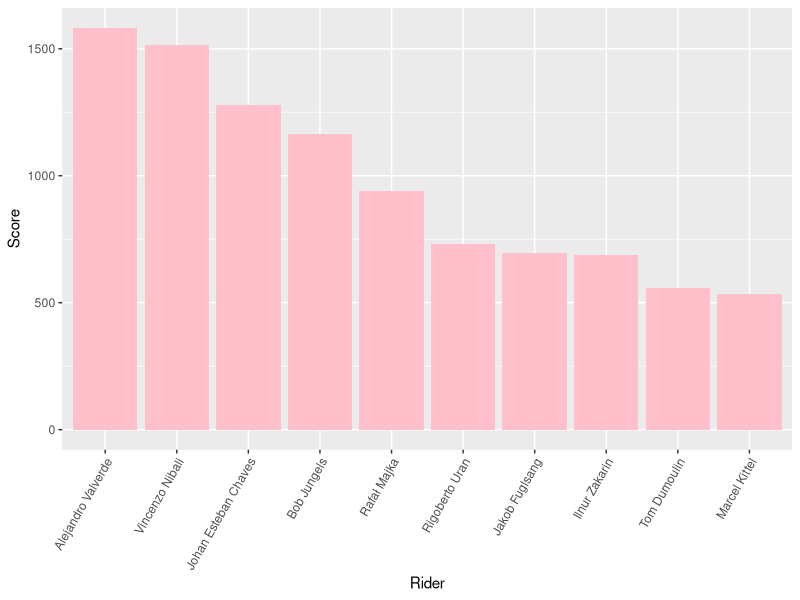

Recreate this plot in R. (Note: this script raises an error after producing the figure.)
## ---- chunk 1
knitr::opts_chunk$set(echo = TRUE)
stage_no <- 4
## ---- chunk 2

# Open .csv file with Wilston Dads Giro 2016 data
setwd("C://aa Simon Lyons/2.0 Work/4.0 Data Analysis/4.1 Sandpit")
giro_table_master <- read.csv(file = "giro_table_master.csv", sep = ",")

require(dplyr)
require(knitr)

# Calculate which riders were the most selected by our teams
rider_cost <- giro_table_master %>% 
  filter(stage == 1) %>% 
  group_by("Rider" = rider) %>% 
  summarise("Times Selected" = n()) %>% 
  arrange(desc(`Times Selected`))
kable(rider_cost[1:12,])

# View(giro_table_master)
## ---- chunk 3

require(dplyr)
rider_scores_dplyr <- giro_table_master %>% 
  select(rider, stage, Tot) %>% 
  distinct %>% 
  group_by(rider) %>% 
  summarise(sum(Tot)) %>% 
  arrange(desc(`sum(Tot)`))
# View(rider_scores_dplyr)

require(ggplot2)
ggplot(data = rider_scores_dplyr[1:10, ], aes(x = factor(rider_scores_dplyr$rider[1:10]), y = rider_scores_dplyr$`sum(Tot)`[1:10])) + geom_bar(stat = "identity", fill = "pink") + scale_x_discrete(limits = rider_scores_dplyr$rider[1:10]) + xlab("Rider") + ylab("Score") + theme(axis.text.x = element_text(angle = 60, hjust = 1))


## ---- chunk 4

rider_value_dplyr <- giro_table_master %>% 
  mutate(ROI = Tot / Cost) %>% 
  select(rider, stage, ROI) %>% 
  distinct %>% 
  group_by(rider) %>% 
  summarise(sum(ROI)) %>% 
  arrange(desc(`sum(ROI)`))
# View(rider_value_dplyr)

ggplot(data = rider_value_dplyr[1:10, ], aes(x = factor(rider_value_dplyr$rider[1:10]), y = rider_value_dplyr$`sum(ROI)`[1:10])) + geom_bar(stat = "identity", fill = "blue") + scale_x_discrete(limits = rider_value_dplyr$rider[1:10]) + xlab("Rider") + ylab("ROI") + theme(axis.text.x = element_text(angle = 60, hjust = 1))

## ---- chunk 5
# This dplyr subset looks at the total points for each
# team overall and lists them in descending order.
team_total <- giro_table_master %>% 
  group_by("Team" = team, "Directeur" = directeur) %>% 
  summarise(sum(Tot)) %>% 
  arrange(desc(`sum(Tot)`)) %>% 
  rename("Total" = `sum(Tot)`)
# Display as neat table using 'kable' function
kable(team_total)

## ---- chunk 6

# Team scores by stage
team_scores <- giro_table_master %>% 
  group_by(stage, team) %>% 
  summarise(sum(Tot)) %>% 
  arrange(stage, desc(`sum(Tot)`))
ggplot(data = team_scores, aes(x = stage, y = `sum(Tot)`)) + geom_line(aes(colour = team), size = 1.2) + labs(title ="Stage Score", x = "Stage", y = "Points") + theme(legend.position = "bottom")

# Cumulative team scores by stage
team_cu_scores <- giro_table_master %>% 
  group_by(stage, team) %>% 
  summarise(sum(Tot)) %>% 
  group_by(team) %>%
  mutate(cu_stage = cumsum(`sum(Tot)`))
# Determine final placings
final_placings <- team_cu_scores %>%
  filter(stage == 21) %>%
  select(team, cu_stage) %>%
  arrange(desc(cu_stage)) %>%
  select(team)
# as.list(final_placings)

# View(team_cu_scores)
# Plot cumulative team scores
ggplot(data = team_cu_scores, aes(x = stage, y = cu_stage, order = (team_cu_scores$team))) + geom_line(aes(colour = team), size = 1.2) + labs(title ="Cumulative Score", x = "Stage", y = "Points") + theme(legend.position = "bottom")

## ---- chunk 7
# This dlplyr filter looks at the top 4 scoring riders from
# the three teams that made the podium.
team_cu_rider_scores <- giro_table_master %>% 
  group_by(team, rider) %>% 
  summarise("Rider Total" = sum(Tot)) %>% 
  filter(team %in% final_placings$team[1:3]) %>% 
  arrange(team, desc(`Rider Total`)) %>% 
  top_n(n = 4, wt = `Rider Total`) %>% 
  rename("Rider" = rider, "Team" = team)
kable(team_cu_rider_scores)

## ---- chunk 8
# This dlplyr filter looks at the top 4 scoring riders from
# the three teams that made the podium.
team_bt_rider_scores <- giro_table_master %>% 
  group_by(team, rider) %>% 
  summarise("Rider Total" = sum(Tot)) %>% 
  filter(team %in% final_placings$team[9:7]) %>% 
  arrange(team, desc(`Rider Total`)) %>% 
  top_n(n = 4, wt = `Rider Total`) %>% 
  rename("Rider" = rider, "Team" = team)
# Display as neat table using 'kable'
kable(team_bt_rider_scores)

